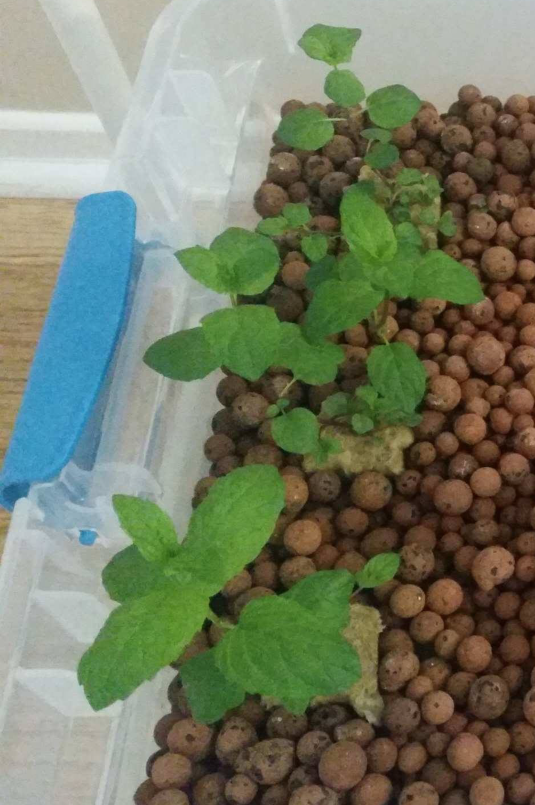
#> input picture Test.png, 1070 x 1610 px (shown at 1/2 size)
$ python sixth-green-Experiment.py   (older library calls are emulated)
#> lines starting #> are read from the running program, lines starting #| are printed output that depends on the picture; after the words box and inside, x2 and y2 are one past the last pixel; in counts of white or black regions, pixels touching at a corner belong together
import cv2
import numpy as np


image = cv2.imread('Test.png')
#> image is the input picture: shape (1610, 1070, 3); mean B, G, R 100.2, 122.9, 115.5
height, width = image.shape[:2]
#> height = 1610; width = 1070
resized_image = cv2.resize(image, (int(width/3),int(height/3)), interpolation = cv2.INTER_AREA)
cv2.imshow('Image', resized_image)
cv2.waitKey(0)

hsv_image = cv2.cvtColor(resized_image, cv2.COLOR_BGR2HSV)
#> hsv_image: shape (536, 356, 3); mean H, S, V 42.2, 96.2, 133.8

lower_green = np.array([40,50,50])
upper_green = np.array([70,255,255])

mask = cv2.inRange(hsv_image, lower_green, upper_green)
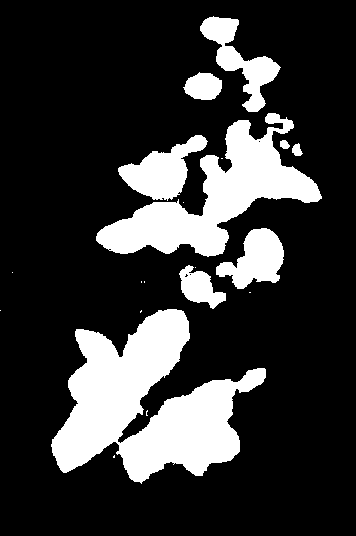
#> mask: shape (536, 356); 21.1% white; 20 white regions (11 under 20 px), largest, box (x1, y1, x2, y2) and area: (51, 309, 266, 484) 19030, (96, 113, 322, 257) 11427, (118, 135, 208, 201) 2791
result = cv2.bitwise_and(resized_image, resized_image, mask = mask)
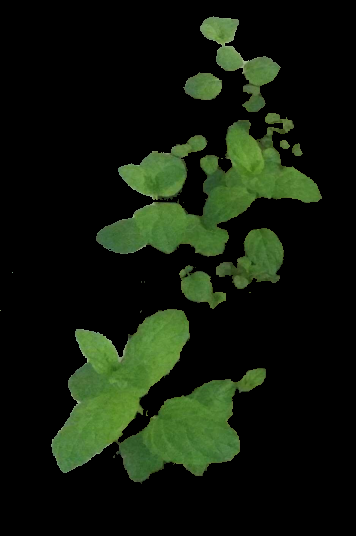
#> result: shape (536, 356, 3); mean B, G, R 11.6, 25.8, 16.9
gray = cv2.cvtColor(result, cv2.COLOR_BGR2GRAY)
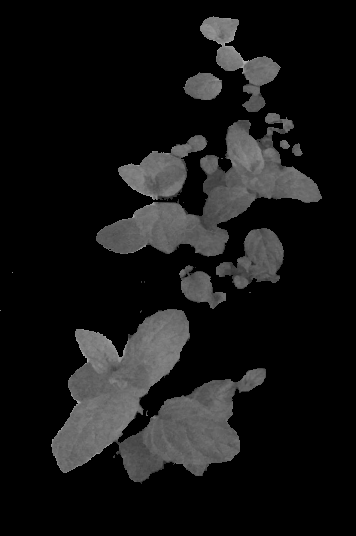
#> gray: shape (536, 356); min 0, max 181, mean 21.5

kernal = np.ones((15,15),np.float32)/225
#kernal = np.ones((10,10),np.float32)/100
#kernal = np.ones((5,5),np.float32)/25
opening = cv2.morphologyEx(gray, cv2.MORPH_OPEN, kernal)
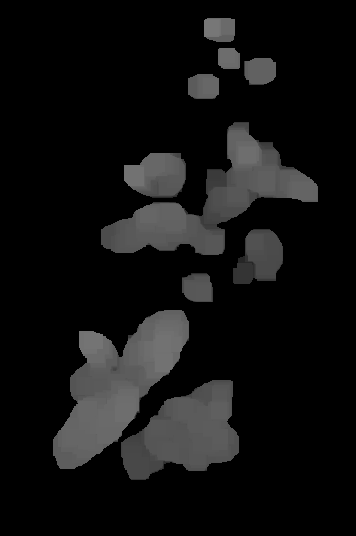
#> opening: shape (536, 356); min 0, max 119, mean 17.3

edged = cv2.Canny(opening, 100,200)
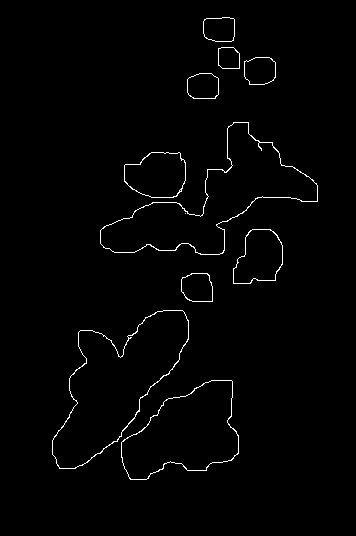
#> edged: shape (536, 356); 1.3% white in thin lines or dots, all inside (x1, y1, x2, y2) = (52, 17, 318, 480)

blank_image = np.zeros((resized_image.shape[0], resized_image.shape[1], 3))
_, contours, _ = cv2.findContours(edged.copy(), cv2.RETR_EXTERNAL, cv2.CHAIN_APPROX_NONE)
#> contours = 10 contours; largest, box (x1, y1, x2, y2) and area: (52, 310, 189, 469) 10730, (100, 122, 318, 255) 10322, (121, 380, 239, 480) 7388, (124, 152, 186, 198) 2210, (233, 229, 283, 284) 2000
cv2.drawContours(blank_image, contours, -1, (0,0,255),2)
cv2.imshow('Canny Edges After Contouring', blank_image)
cv2.waitKey()

cv2.drawContours(resized_image, contours, -1, (0,0,255),2)
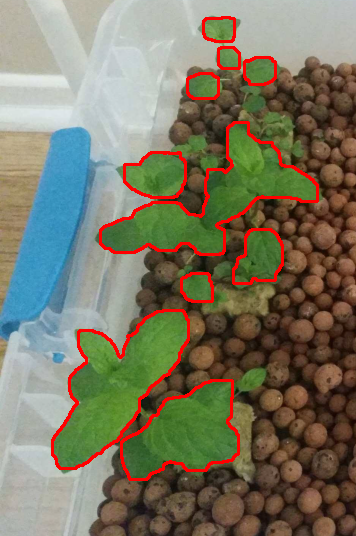
#> resized_image: shape (536, 356, 3); mean B, G, R 97.3, 118.2, 122.4
cv2.imshow('Contours', resized_image.copy())
cv2.waitKey()


print("Number of Contours found = " + str(len(contours)))
#| Number of Contours found = 10


for cnt in contours:
    if cv2.contourArea(cnt) > 0:
        area = cv2.contourArea(cnt)
        print("Area " + str(area))
        print(str(cv2.isContourConvex(cnt)))

        M = cv2.moments(cnt)
        cx = int(M['m10'] / M['m00'])
        cy = int(M['m01']/M['m00'])
        cv2.putText(blank_image, str(cv2.contourArea(cnt)), (cx,cy), cv2.FONT_HERSHEY_SIMPLEX,1,(255,0,0),2)
#> this loop made 10 passes
#> (area, cx, cy) on passes 1 to 10: (7388, 184, 432), (10730, 115, 384), (765, 197, 287), (1999.5, 259, 257), (2210.5, 156, 174), (10322.5, 213, 200), (700.5, 202, 85), (736, 259, 70), (413, 228, 57), (679.5, 219, 28)
#> (printed output is left out)
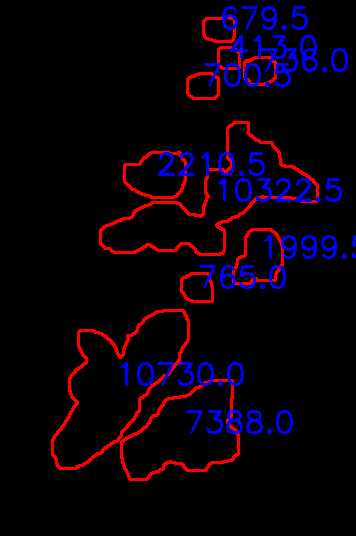
#> blank_image: shape (536, 356, 3) float64; mean of channels 0, 1, 2 9.7, 0, 9.8; drawn as B, G, R

cv2.imshow('Labeled with areas', blank_image)
cv2.waitKey()

$ run again, with bacterial-diseases-of-plants.jpg saved as Test.png
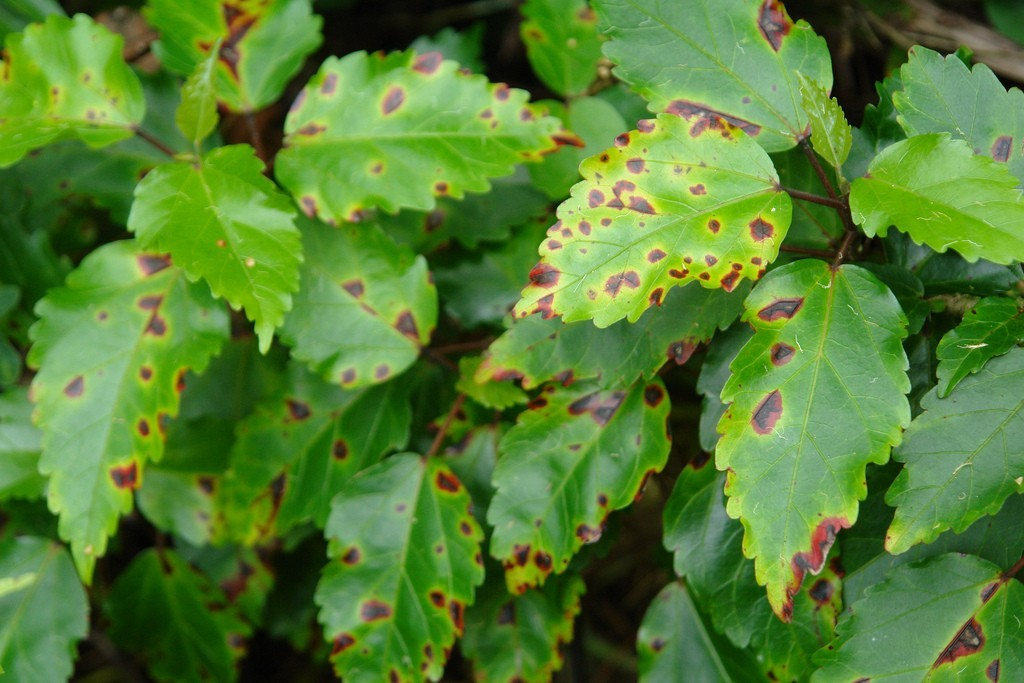
#> input picture bacterial-diseases-of-plants.jpg, 1024 x 683 px
#> image is the input picture: shape (683, 1024, 3); mean B, G, R 51, 127.1, 85.2
#> hsv_image: shape (227, 341, 3); mean H, S, V 47, 163.6, 128.7
#> `mask = cv2.inRange(hsv_image, lower_green, upper_green)`:
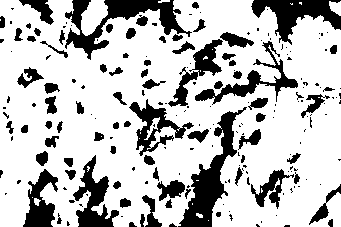
#> mask: shape (227, 341); 75% white; 204 black regions (125 under 20 px), largest, box (x1, y1, x2, y2) and area: (178, 107, 247, 227) 2400, (65, 0, 192, 60) 2328, (251, 0, 341, 45) 1768
#> edged: shape (227, 341); 5.6% white in thin lines or dots
#> contours = 35 contours, 22 with area under 20; largest, box (x1, y1, x2, y2) and area: (0, 25, 183, 200) 3020, (154, 138, 212, 181) 1450, (188, 100, 220, 124) 640, (235, 47, 256, 71) 418, (84, 1, 105, 25) 390
#| Number of Contours found = 35
#> the loop `for cnt in contours:` made 35 passes
#> (area, cx, cy) on passes 3, 5, 14, 19, 20, 21, 22, 23: (310, 168, 214), (252.5, 67, 210), (1449.5, 184, 157), (639.5, 202, 112), (222, 229, 102), (23, 285, 134), (299, 162, 93), (417.5, 244, 58)
#> (printed output is left out)
#> after the loop `for cnt in contours:`:
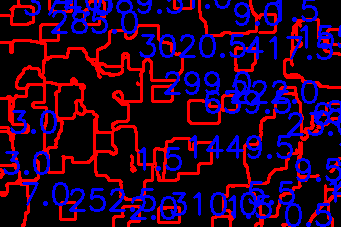
#> blank_image: shape (227, 341, 3) float64; mean of channels 0, 1, 2 38.5, 0, 36.9; drawn as B, G, R
